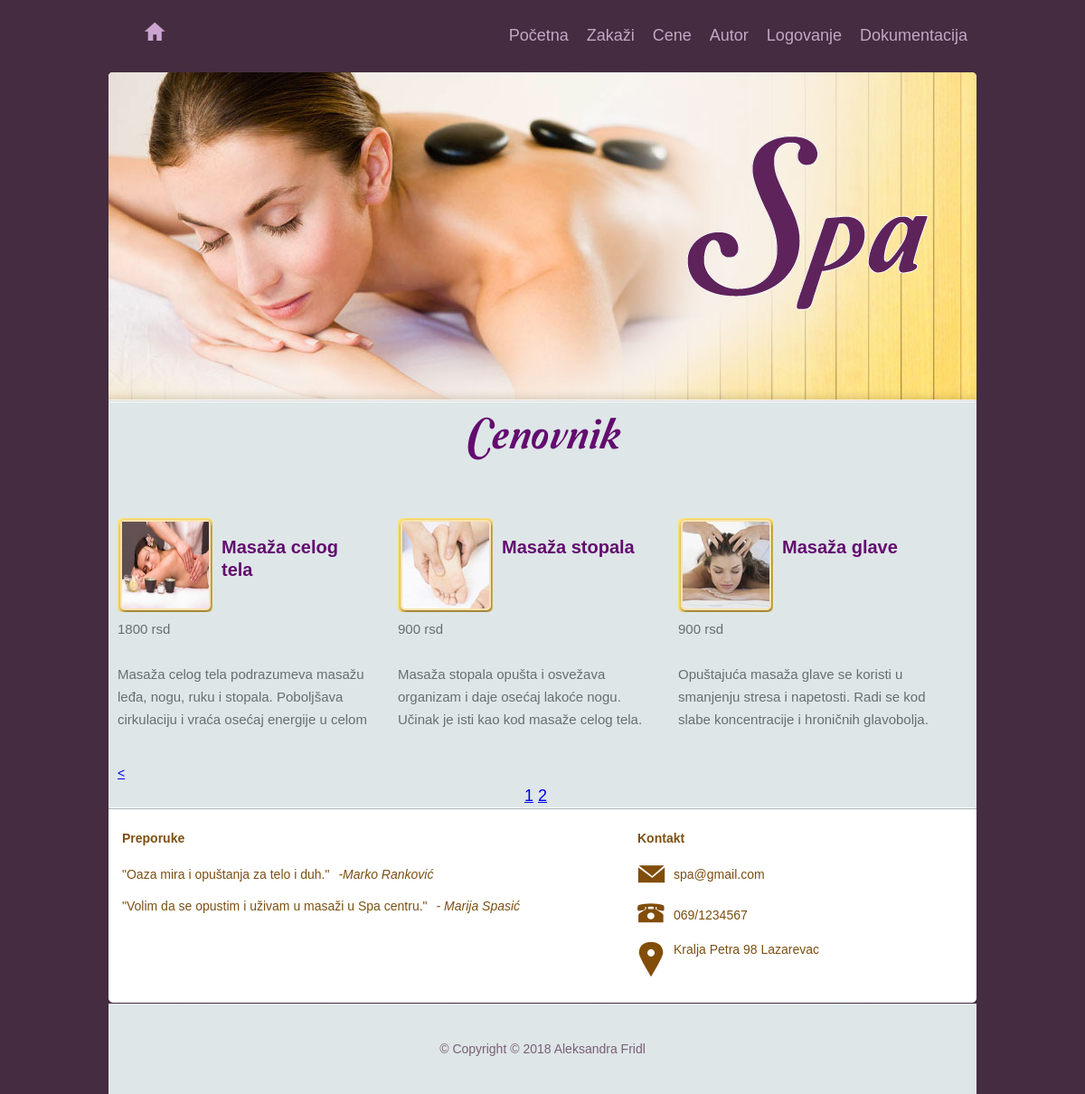
Screenshot of /index.php?page=cene&id=1 with the database file from the repository.
### tables this page shows
CREATE TABLE `meni` (
  `id_meni` int(50) NOT NULL,
  `naziv_meni` varchar(255) NOT NULL,
  `korisnik_meni` int(50) NOT NULL,
  `admin_meni` int(50) NOT NULL,
  `posetioc_meni` int(50) NOT NULL,
  `link` varchar(255) NOT NULL
);

CREATE TABLE `cenovnik` (
  `id_cenovnik` int(50) NOT NULL,
  `naslov` varchar(255) NOT NULL,
  `tekst` text NOT NULL,
  `cena` int(50) NOT NULL,
  `slika_id` int(50) NOT NULL
);

CREATE TABLE `slika` (
  `id_slika` int(50) NOT NULL,
  `putanja_slika` varchar(255) NOT NULL,
  `naziv_slike` varchar(255) NOT NULL
);

### views/cene.php (the view, shortened to what this page needs)
	<div id="body"> <a id="logo" href="index.html"><img src="images/logo.gif" width="272" height="201" alt="spa" title="spa"></a>
		<div class="content">
			<h3>Cenovnik</h3>
			<ul class="section">
			<?php
				 $limit = $_GET['page'] ? "0,3" : ((intval($_GET['id'])-1)*3).",3";
  $rezultatC =$konekcija->query("SELECT * FROM cenovnik c INNER JOIN slika s ON s.id_slika = c.slika_id LIMIT ".$limit)->fetchAll();
				foreach($rezultatC as $rez):
			?>
				<li><a href="index.php?page=zakazi">
						<img src="<?= $rez->putanja_slika?>" width="96" height="96"/>
					</a>
					<h2><a href="index.php?page=zakazi"><?= $rez->naslov ?></a></h2>
					<p><?=$rez->cena?> rsd</p></br><p><?= $rez->tekst?> </p>
				</li>
				<?php endforeach;?>
			</ul>
<?php
$upit = "SELECT count(id_cenovnik) FROM cenovnik c INNER JOIN slika s ON s.id_slika = c.slika_id";
$rows= $konekcija->query($upit)->fetchColumn();
paging($rows, 3);
   function paging($rows,$per_page) {
      $p = ceil($rows/$per_page);
      if ($p > 1) {
         if ($_GET['page'] > 1) {
			echo "<a  href='".$_SERVER['PHP_SELF']."?page=cene&id=".(intval($_GET['page'])-1)."'><</a>\n";
         }
		echo "<div class='paginacija'><a  href='".$_SERVER['PHP_SELF']."?page=cene&id=1'>1</a>\n";
		 echo "<a  href='".$_SERVER['PHP_SELF']."?page=cene&id=".$p."'>".$p."</a>\n";
      }
   }
?>
</div>
	</div>

### views/nav.php (shortened to what this page needs)
<body>
    <div id="page">
        <div id="header">
            <ul class="section">
                <li><a class="home" href="index.php?page=spaIndex">&nbsp;</a></li>
            </ul>
            <ul class="navigation">
                <?php
                if (!isset($_SESSION['korisnik'])):
                    $upit = "SELECT * FROM meni WHERE posetioc_meni=1";
                    $upit = $konekcija->query($upit);
                    $rezultat = $upit->fetchAll();
                    foreach ($rezultat as $rez):
                        if ($rez->link == "cene"):
                            ?>
                            <li><a href="index.php?page=<?= $rez->link ?>&id=1"><?= $rez->naziv_meni ?></a></li>
                            <?php
                        else:
                            ?>
                            <li><a href="index.php?page=<?= $rez->link ?>"><?= $rez->naziv_meni ?></a></li>
                        <?php
                        endif;
                    endforeach;
                    ?>
                    <li><a href="index.php?page=logovanje">Logovanje</a></li>
                    <li><a href="doc/DokumentacijaSpa.pdf">Dokumentacija</a></li>
                <?php endif; ?>
            </ul>
        </div>

### css/style.css (style rules this page uses)
body { margin:0; padding:0; font-family: Arial, Verdana, Helvetica, sans-serif; font-size: 14px; line-height: 25px; background-color:#452c41; }
#page { width:960px; margin:0 auto; color: #c2a8c3; }
#page #header { height:80px; width:960px; overflow:hidden; }
#page #header ul.section { height:0 auto; overflow:hidden; list-style-type:none; width:100px; }
#page #header ul.section li { float:left; }
#page #header ul.section li a { text-decoration:none; margin:10px 5px 0 0; }
#page #header ul.section li a.home { background: url("../images/icon.gif"); background-position: 0 -278px; width: 23px; height: 21px; display:block; width:30px; height:21px; }
#page #header ul.navigation { overflow:hidden; height:0 auto; float:right; list-style-type:none; margin-top:-60px; }
#page #header ul.navigation li { float:left; padding:0 10px; height:80px; line-height:80px; }
#page #header ul.navigation li a { text-decoration:none; color:#c2a8c3; font-size:18px; }
#page #body { background: url("../images/bg-page.jpg"); background-position: center top; background-repeat:no-repeat; background-color:#dee6e8; width:960px; padding-top:140px; overflow:hidden; }
#page #body a#logo { position:relative; top:-75px; left:635px; text-decoration:none; }
#page #body a#logo img { border:0; }
#page #body .content { background: url("../images/bg-content-top.jpg"); background-repeat:no-repeat; background-position:-top center; background-color:#dee6e8; color:#630C6f; padding: 20px 10px 0px 10px; width: 940px; border-style: solid; border-bottom: thin solid #FFFFFF; border-width: thin 0 1px; border-top:none; }
#page #body .content h3 { width:940px; height:79px; margin:0 auto; line-height:70px; text-align:center; font-family:Arial; font-size:50px; color:#630c6f; font-family: 'Conv_Amperzand'; font-weight:normal; }
#page #body .content ul.section { margin:45px 0 0 0; padding:0; list-style-type:none; overflow:hidden; width:940px; }
#page #body .content ul.section li { float:left; width:300px; height:235px; margin-bottom:35px; padding:0 10px 0 0; }
#page #body .content ul.section li h2 { margin:20px 0 0 0; padding:0 10px; color:#694606; font-size:20px; height:90px; vertical-align:center; }
#page #body .content ul.section li h2 a { margin:20px 0 0 0; padding:0 10px 0 0; color:#630c6f; font-size:20px; height:105px; vertical-align:center; text-decoration:none; }
#page #body .content ul.section li img { border:none; float:left; background: url("../images/bg-home-thumbnail.gif"); background-repeat:no-repeat; padding:4px 4px 4px 5px; margin:0 10px 0 0; }
#page #body .content ul.section li p { padding:0 10px 0 0; margin:0; color:#676f71; }
#page #body .content .paginacija { padding-left: 450px; font-size: 18px; color:#630C6F; }
#page #body .content ul { list-style-type:none; overflow:hidden; width:940px; margin:0; padding:0; }
#page #body .content ul li { clear:none; overflow:hidden; margin:0 0 20px 0; padding:0; }
#page #body .content ul li img { float:right; margin-left:10px; border:0; border-radius:5px; }
#page #body .content ul li p { color:#707070; width:auto; font-family:Arial; font-size:15px; margin-bottom:0; }
#page #body .content p { color: #676F71; margin: 0; padding: 0 10px 0 0; font-size:15px; }

### rows the page displays
meni: naziv_meni "Početna"
meni: naziv_meni "Zakaži"
meni: naziv_meni "Cene"
meni: naziv_meni "Autor"
cenovnik: slika.putanja_slika (picture), naslov "Masaža celog tela", cena "1800", tekst "Masaža celog tela podrazumeva masažu leđa, nogu, ruku i stopala. Poboljšava cirkulaciju i vraća osećaj energije u celom…"
cenovnik: slika.putanja_slika (picture), naslov "Masaža stopala", cena "900", tekst "Masaža stopala opušta i osvežava organizam i daje osećaj lakoće nogu. Učinak je isti kao kod masaže celog tela."
cenovnik: slika.putanja_slika (picture), naslov "Masaža glave", cena "900", tekst "Opuštajuća masaža glave se koristi u smanjenju stresa i napetosti. Radi se kod slabe koncentracije i hroničnih glavobolja."

### other values shown
$p "2"
